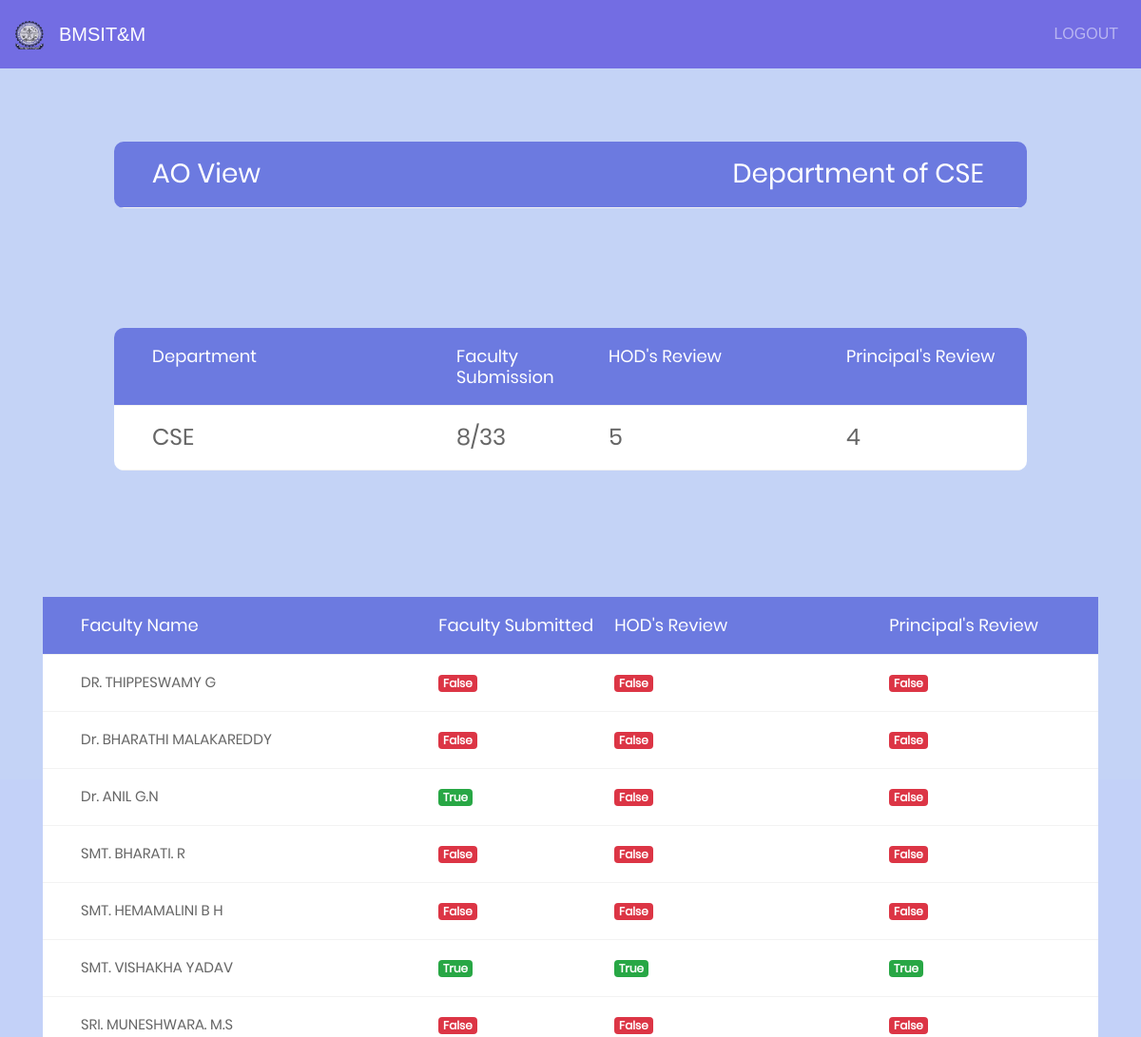
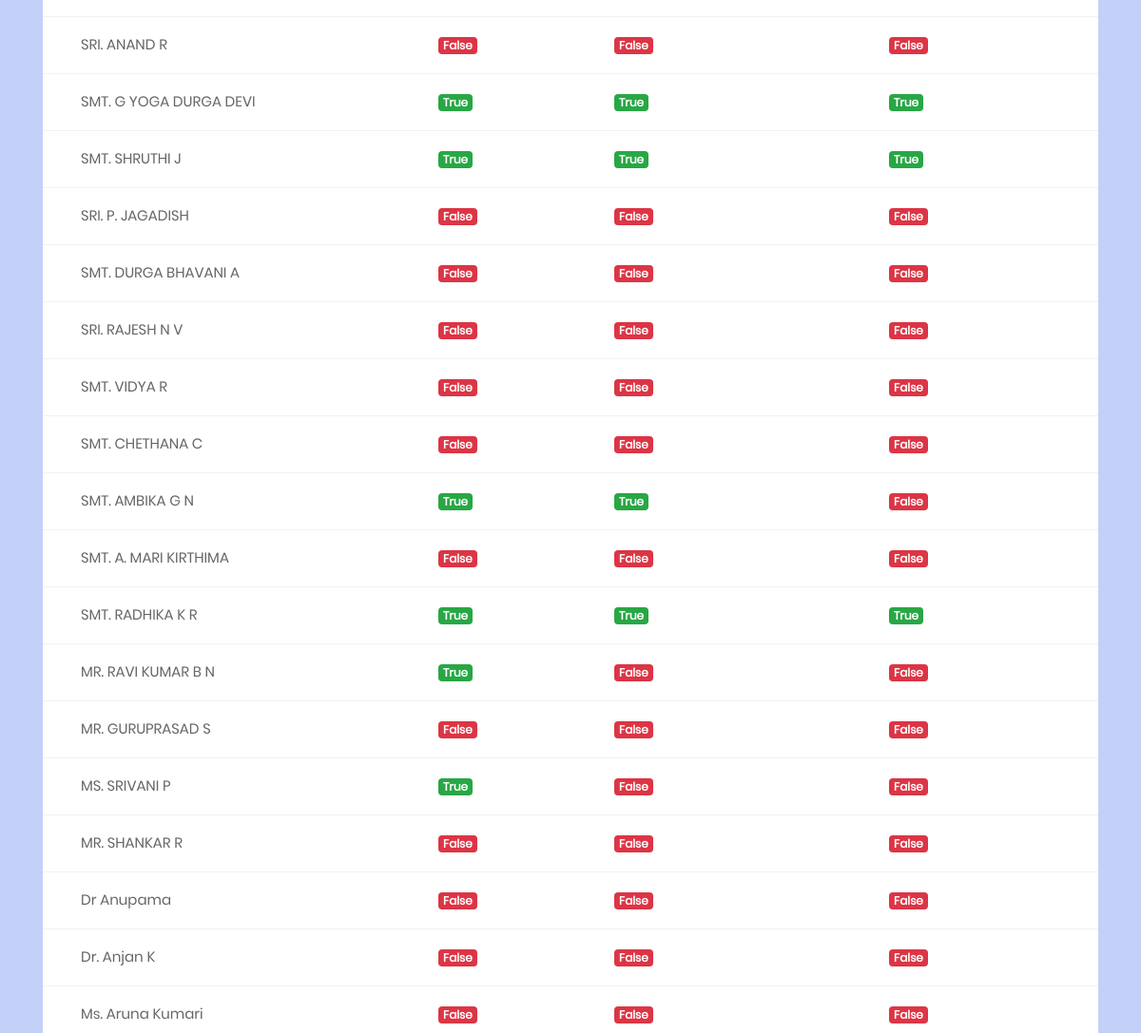
The app's page /ao_display/CSE (signed in, upper part), older data (2 pictures, top to bottom).
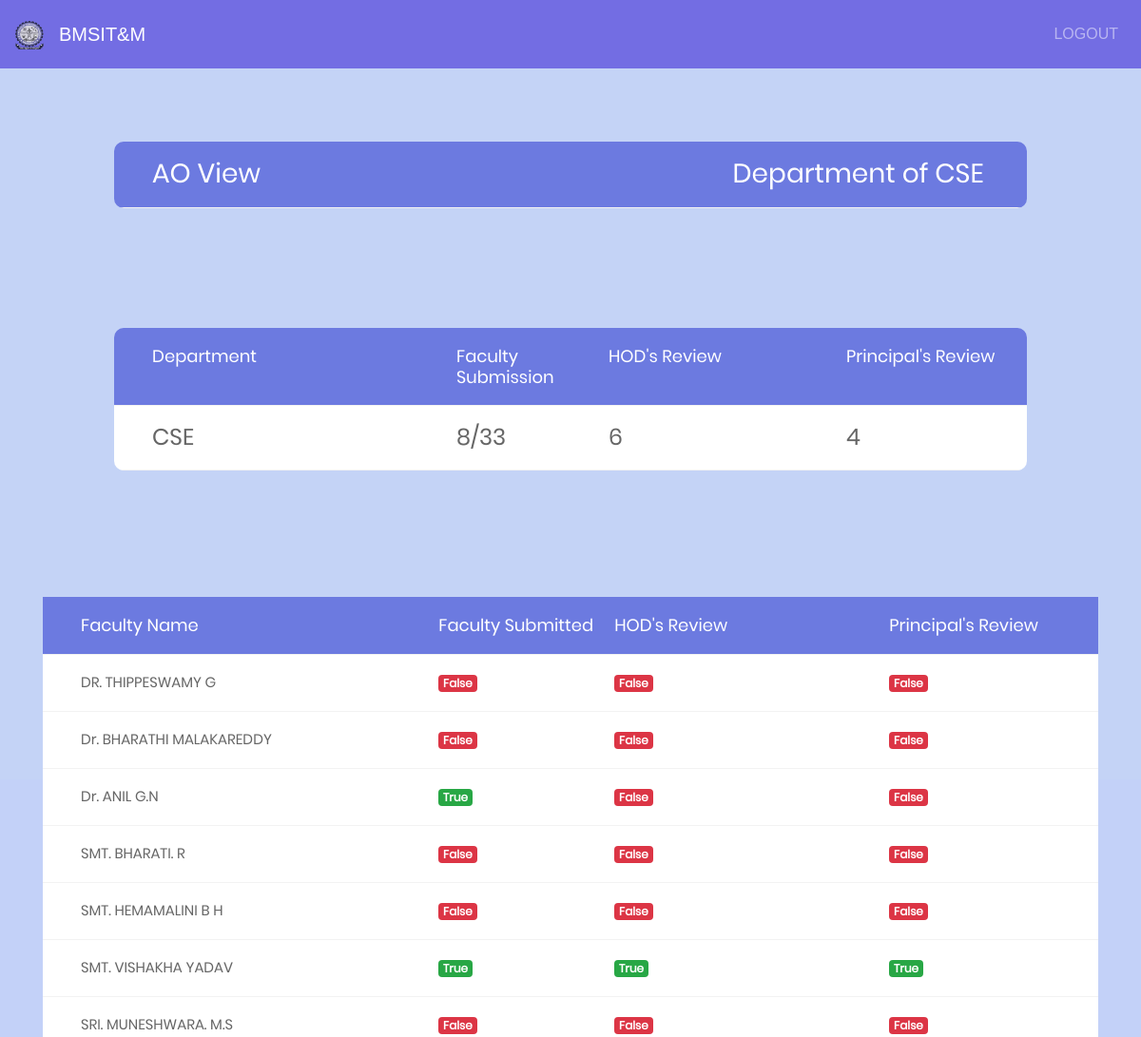
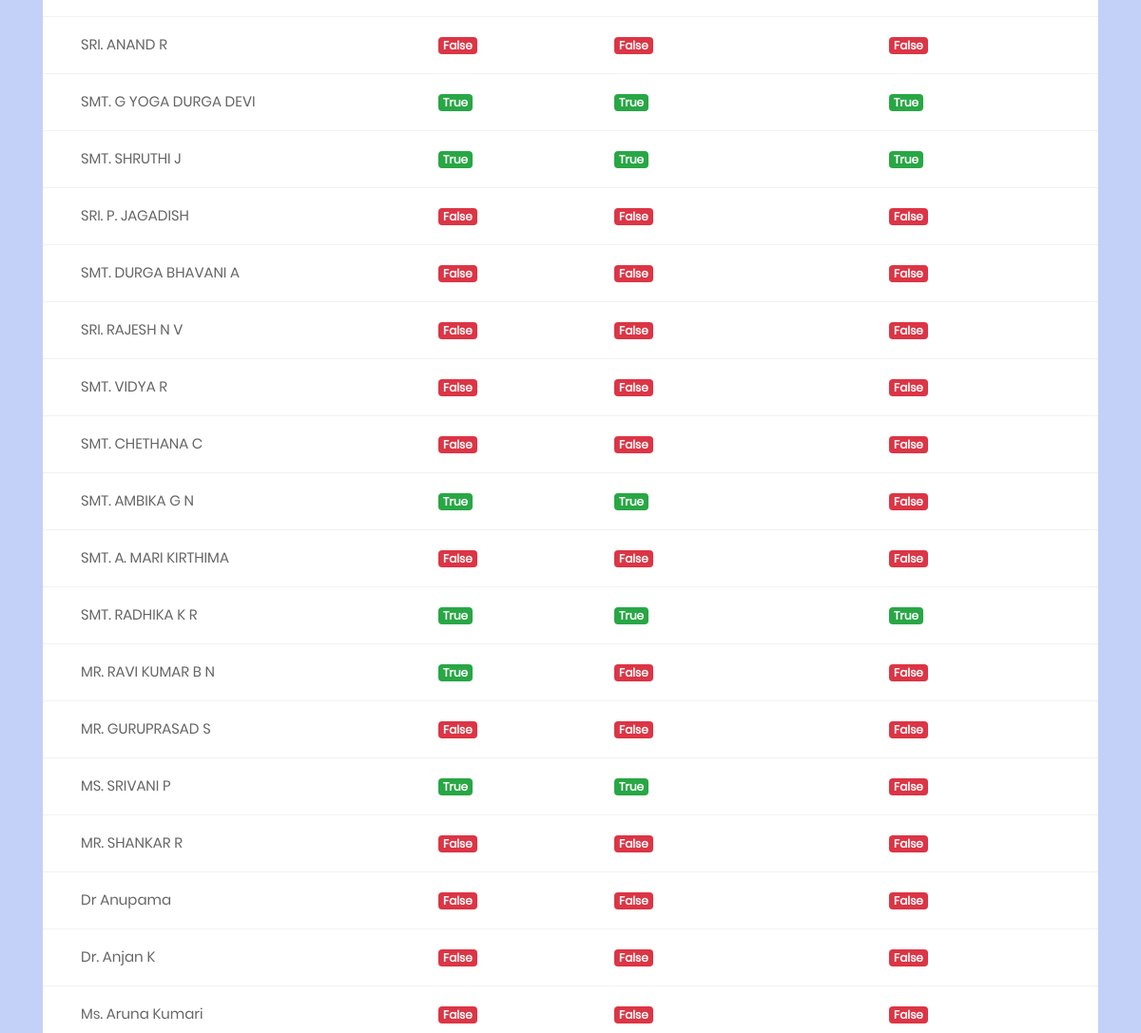
The same page, newer data (2 pictures, top to bottom).
### facform1/models.py (models this page shows, shortened)
class User(AbstractUser):
	phone = models.BigIntegerField(null=True)
	department = models.ForeignKey('Department', on_delete=models.CASCADE,null=True)
	designation = models.ForeignKey('Designation', on_delete=models.CASCADE,null=True)
	teach_status = models.BooleanField(default=False)
	hod_status = models.BooleanField(default=False)
	principal_status = models.BooleanField(default=False)
	doc_link = models.CharField(max_length=2000, blank=True, null=True)
	info = models.CharField(max_length=20, blank=True, null=True)
	def is_ao(self):
		faculty = Designation.objects.get(name="AO")
		faculty1 = str(faculty)
		faculty2 = str(self.designation.name)
		if faculty1 == faculty2:
			return True
		return False

### facform1/views.py (the view)
# urls.py: url(r'^ao_display/(?P<dept>[\w\-]+)$', views.ao_display,name="ao_display"),
@login_required
def ao_display(request,dept):
	if request.user.is_ao():
		print(dept)
		a = "assistant"
		b = "associate"
		c = "professor"
		d = "hod"
		above = remarks2.objects.filter(total_marks__gte = 60).filter(department__name=dept).filter(info__designation__pk=11)
		above1 = remarks2.objects.filter(total_marks__gte = 60).filter(department__name=dept).filter(info__designation__pk=9)
		above2 = remarks2.objects.filter(total_marks__gte = 60).filter(department__name=dept).filter(info__designation__pk=10)
		above3 = remarks2.objects.filter(total_marks__gte = 60).filter(department__name=dept).filter(info__designation__pk=8)
		above4 = list(chain(above1,above2))
		below = remarks2.objects.filter(total_marks__lt = 60).filter(department__name=dept).filter(info__designation__pk=11)
		below1 = remarks2.objects.filter(total_marks__lt = 60).filter(department__name=dept).filter(info__designation__pk=9)
		below2 = remarks2.objects.filter(total_marks__lt = 60).filter(department__name=dept).filter(info__designation__pk=10)
		below3 = remarks2.objects.filter(total_marks__lt = 60).filter(department__name=dept).filter(info__designation__pk=8)
		below4 = list(chain(below1,below2))
		general = User.objects.filter(department__name=dept)
		tt = general.count()
		principal_completed = (User.objects.filter(department__name=dept).filter(principal_status=True)).count()
		hod_completed  = (User.objects.filter(department__name=dept).filter(hod_status=True)).count()
		teach_completed  = (User.objects.filter(department__name=dept).filter(teach_status=True)).count()
		dept = {'dept':dept,'above':above,'above1':above4,'above3':above3,'below':below,'below1':below4,'below3':below3,'general':general,'p':principal_completed,'h':hod_completed,'t':teach_completed,'total':tt}
		return render(request,'ao_display.html',context=dept)
	else:
		return HttpResponseRedirect('/invalid')

### facform1/models.py (called while the page is built)
	def __str__(self):
		return self.name

### templates/ao_display.html (shortened to what this page needs)
<!DOCTYPE html>
{% load staticfiles %}
<html lang="en">
<head>
	<link rel="stylesheet" type="text/css" href="{% static "vendor/bootstrap/css/bootstrap.min.css" %}">
	<link rel="stylesheet" type="text/css" href="{% static "fonts/font-awesome-4.7.0/css/font-awesome.min.css" %}">
	<link rel="stylesheet" type="text/css" href="{% static "vendor/animate/animate.css" %}">
	<link rel="stylesheet" type="text/css" href="{% static "vendor/select2/select2.min.css" %}">
	<link rel="stylesheet" type="text/css" href="{% static "vendor/perfect-scrollbar/perfect-scrollbar.css" %}">
	<link rel="stylesheet" type="text/css" href="{% static "css/util.css" %}">
	<link rel="stylesheet" type="text/css" href="{% static "css/main1.css" %}">
</head>
<body style="background:#c3d1f8">
	<nav class="navbar navbar-expand-lg navbar-dark fixed-top" style="background-color: #736de3;">
	  <a class="navbar-brand" href="#">
	  <img src="{% static "image/bms.logo.png" %}" width="30" height="30" alt="">
	</a>
	<a class="navbar-brand" href="#">BMSIT&M</a>
	<span class="navbar-text">
		<ul class="navbar-nav mr-auto">
		<li class="nav-item">
					<a class="nav-link" href="/">LOGOUT</a>
			</li>
		</ul>
	    </span>
	</nav>
	<div style="margin-top:-18%;">
		<div class="container-table100">
			<div class="wrap-table100">
					<div class="table">
						<div class="row header">
							<div class="cell">
								<h3>AO View</h3>
							</div>
							<div class="cell">
								<h3>Department of {{dept}}</h3>
							</div>
						</div>
					</div>
						</div>
							</div>
						</div>
	<div style="margin-top:-47%;" class="limiter">
		<div class="container-table100">
			<div class="wrap-table100">
					<div class="table">
						<div class="row header">
							<div class="cell">
								Department
							</div>
							<div class="cell">
								Faculty Submission
							</div>
							<div class="cell">
								HOD's Review
							</div>
							<div class="cell">
								Principal's Review
							</div>
						</div>
	           <div class="row">
							<div class="cell" data-title="Department">
              <h4>{{ dept }}</h4>
							</div>
							<div class="cell" data-title="Department">
								<h4>{{ t }}/{{ total }}</h4>
							</div>
							<div class="cell" data-title="Department">
								<h4>{{ h }}</h4>
							</div>
							<div class="cell" data-title="Department">
								<h4>{{ p }}</h4>
							</div>
						</div>
					</div>
			</div>
		</div>
	</div>
	<div style="margin-top:-16%;" class="limiter">
		<div class="container">
			<div class="wrap-table180">
					<div class="table">
						<div class="row header">
							<div class="cell">
								Faculty Name
							</div>
							<div class="cell">
								Faculty Submitted
							</div>
							<div class="cell">
								HOD's Review
							</div>
							<div class="cell">
								Principal's Review
							</div>
						</div>
						{% for x in general %}
						<div class="row">
							<div class="cell" data-title="Faculty Name">
								{{x.first_name}}
						 </div>
							<div class="cell" data-title="f-s">
									{% if x.teach_status %}
									<h6><span class="badge badge-success">{{x.teach_status}}</span></h6>
									{% else %}
									<h6><span class="badge badge-danger">{{x.teach_status}}</span></h6>
									{% endif %}
							</div>
							<div class="cell" data-title="h-s">
								{% if x.hod_status %}
								<h6><span class="badge badge-success">{{x.hod_status}}</span></h6>
								{% else %}
								<h6><span class="badge badge-danger">{{x.hod_status}}</span></h6>
								{% endif %}
							</div>
							<div class="cell" data-title="p-s">
								{% if x.principal_status %}
								<h6><span class="badge badge-success">{{x.principal_status}}</span></h6>
								{% else %}
								<h6><span class="badge badge-danger">{{x.principal_status}}</span></h6>
								{% endif %}
							</div>
						</div>
						{% endfor %}
					</div>
			</div>
		</div>
	</div>
</body>
</html>

Row changes from the older to the newer data that the page shows:
changed User "MS. SRIVANI P": hod_status "False" → "True"
Text that changed along with them:
{{ h }}: "5" → "6"
